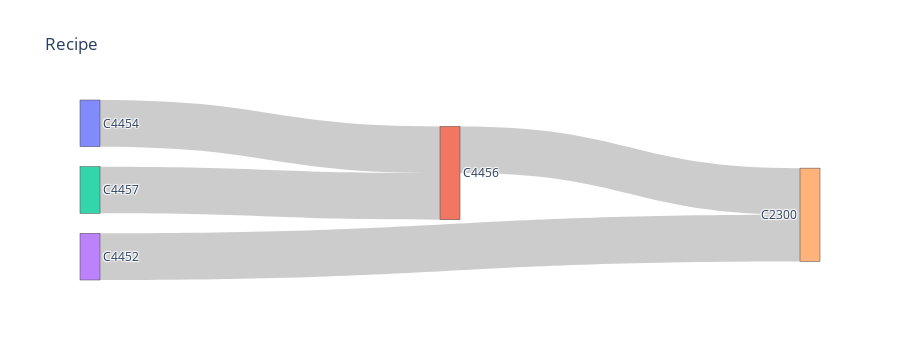

Here is the notebook cell this chart was saved with:
### Code cell
animal.compounds['WLFMTZKZYACXSW-UHFFFAOYSA-N'].get_recipes()[0].sankey()

### Figure 1 — Plotly figure (JSON) as saved in the notebook; plotly's stock layout.template omitted (floating-point values rounded to 4 significant figures)
{"data": [{"link": {"customdata": [[21, "Amidation", 1], [21, "Amidation", 1], [20, "Reductive_amination", 1], [20, "Reductive_amination", 1]], "hovertemplate": "Reaction id=%{customdata[0]}<br>type=%{customdata[1]}<br>product_yield=%{customdata[2]}<extra></extra>", "source": [0, 2, 3, 1], "target": [1, 1, 4, 4], "value": [1, 1, 1, 1]}, "node": {"customdata": [[4454, "O=Cc1nn(CC(=O)O)c2ccccc12", 1, "None", "N/A"], [4456, "CN(C)C(=O)Cn1nc(C=O)c2ccccc21", 1, "None", "N/A"], [4457, "CNC", 1, "€17.00 EUR", 5], [4452, "Nc1ccc(O)cc1", 1, "€17.00 EUR", 5], [2300, "CN(C)C(=O)Cn1nc(CNc2ccc(O)cc2)c2ccccc21", 1, "None", "N/A"]], "hovertemplate": "Compound id=%{customdata[0]}<br>smiles=%{customdata[1]}<br>amount=%{customdata[2]}<br>price=%{customdata[3]}<br>lead_time=%{customdata[4]}<extra></extra>", "label": ["C4454", "C4456", "C4457", "C4452", "C2300"]}, "type": "sankey"}], "layout": {"autosize": true, "height": 360, "title": {"text": "Recipe"}}}
